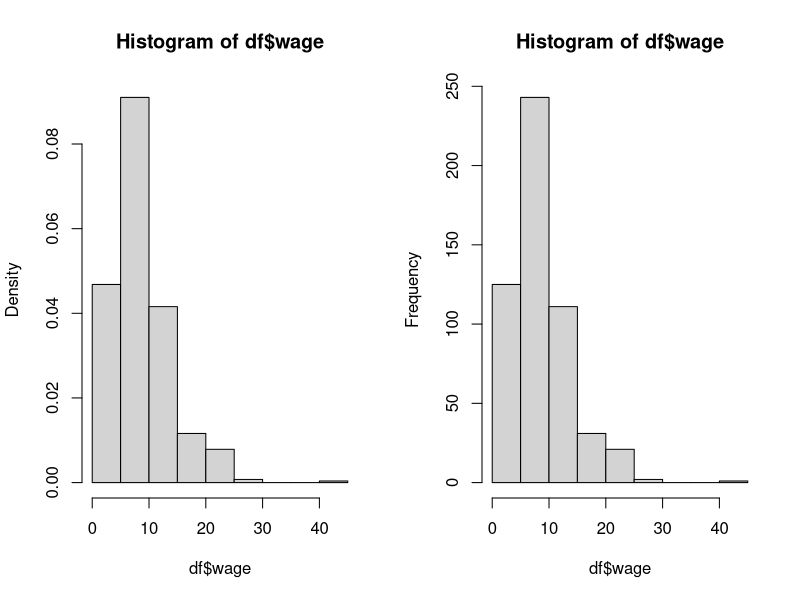
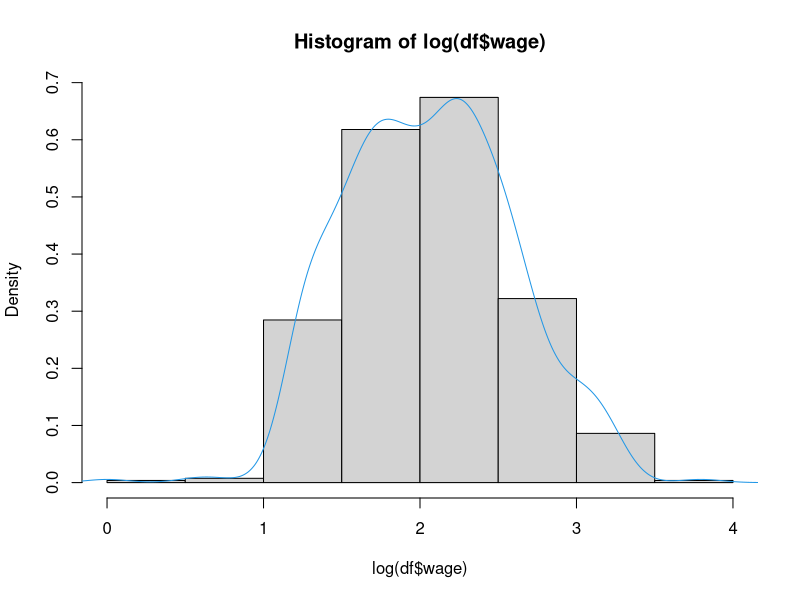
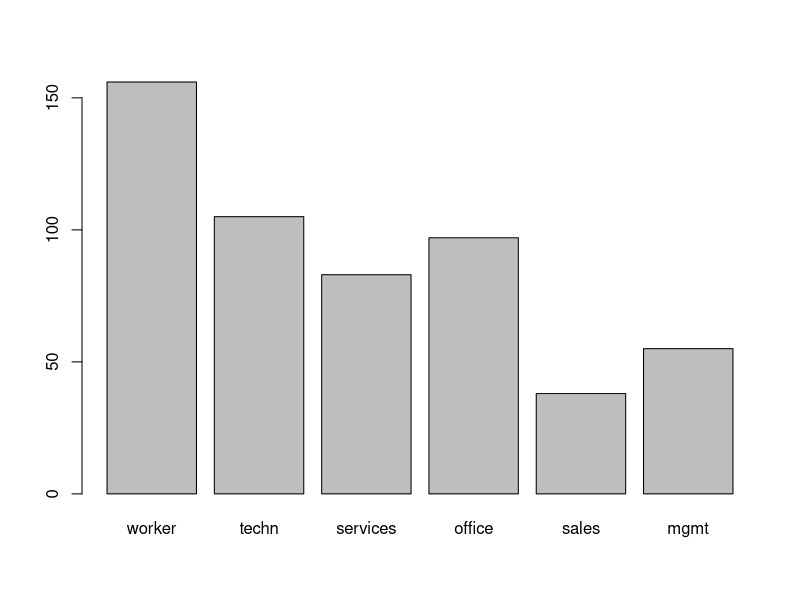
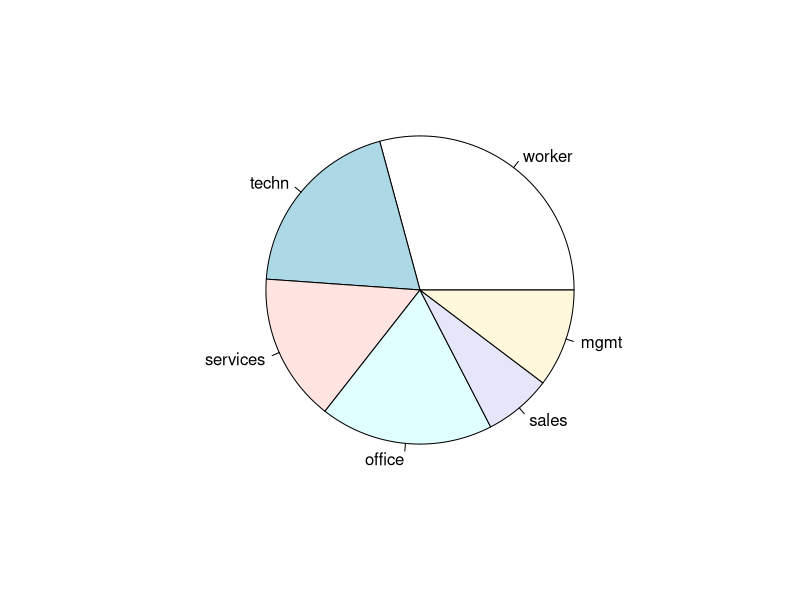
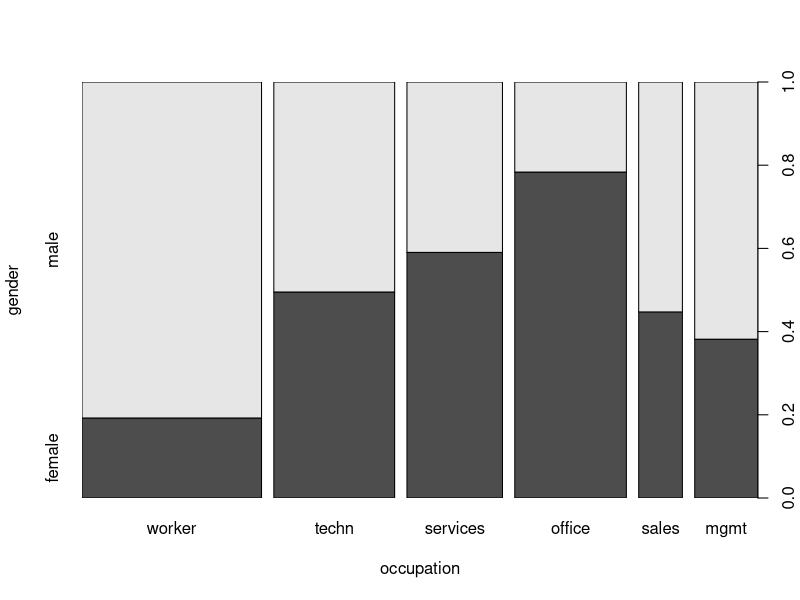
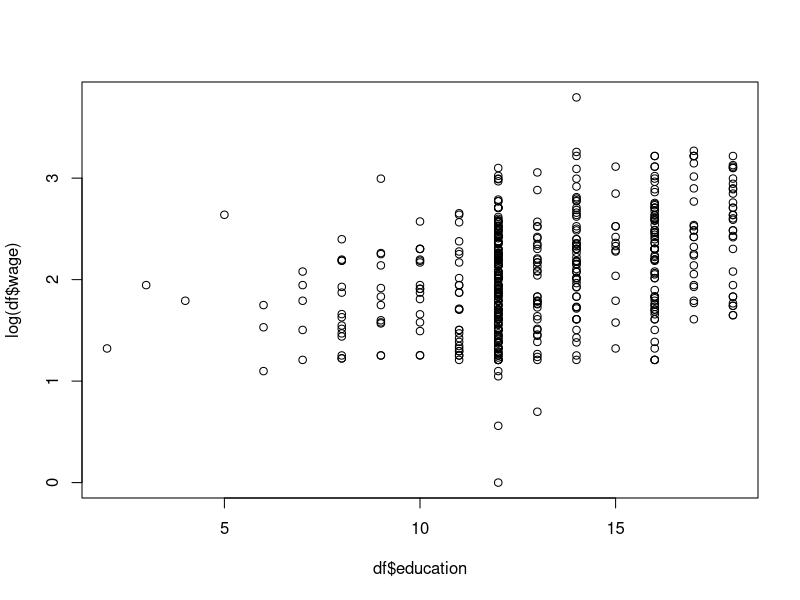
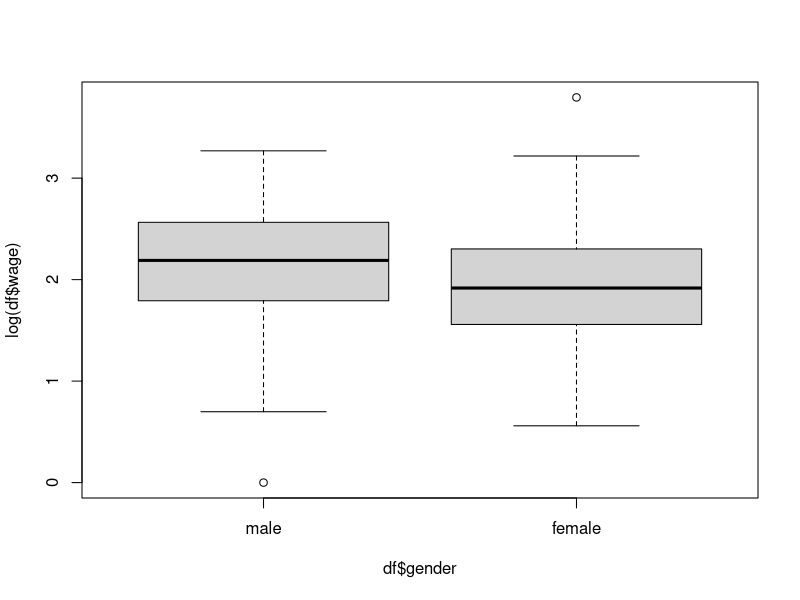
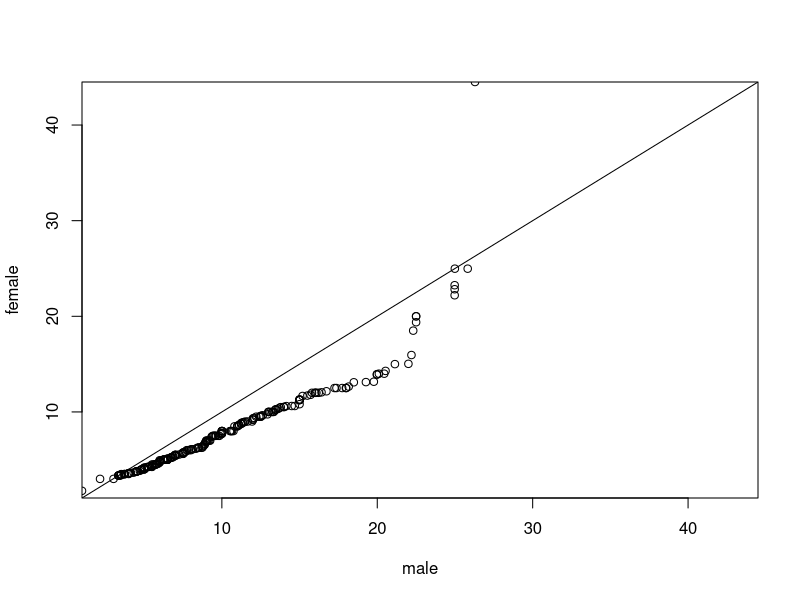

These figures' R source, in order:
#################################################
## Applied econometrics in R  - section 2.8 code
################################################

library(AER)


data("CPS1985")

df <- CPS1985

# can provide a summary with : 

str(df)
summary(df)
sapply(df,class)

head(df)
tail(df)


# can change the levels of a factor variable:

levels(df$occupation)

levels(df$occupation)[c(2,6)] <- c("techn","mgmt")


# we can attach, but I wont, because it is not a good idea:

summary(df$wage) # 5 number summary


mean(df$wage) # can also get each element separately

median(df$wage)

# also:

fivenum(df$wage)
# not as good:


# graphical summaries:

par(mfrow = c(1,2))

hist(df$wage, freq = FALSE ) # freq shows the densities)
hist(df$wage, freq = TRUE)

par(mfrow = c(1,1))

hist(log(df$wage), freq = FALSE)
lines ( density(log(df$wage)), col = 4) # the density function will plot the line of the density distribution


#############
## One categorical variable
#############

summary(df$occupation)
# provides counts of each level
# alternative:

table(df$occupation)

# for relative frequencies:
tab <- table(df$occupation)
prop.table( tab)

# best to visualize with barplots:

barplot(tab)
pie(tab)

#############
## Two categorical variables
#############

# create cross tabs with the stabs function

xtabs(~gender + occupation, data = df)

# mosaic plots can provide nice breakdowns of the variables:

plot(gender ~ occupation, data = df)
# width tells relative size of the group, and then breakdown shows the proportion

#############
## Two numeric variables
#############

# can use correltaion, remember that pearson correlation corefficient not necessarily good for positively or heavily skewed variables

cor(log(df$wage), df$education)
cor(log(df$wage), df$education, method = "spearman")
# basically the same and no 

# loot at a plot:

plot(log(df$wage) ~ df$education)

#############
## One numeric and one categorical variable
#############


# can look at by group means

tapply(log(df$wage), df$gender, mean)
# can replace with different calculations
tapply(log(df$wage), df$gender, summary)


# will auto do a box and whicker plot when you have this blend of variables:

plot(log(df$wage) ~ df$gender)


# good to look at a qqplot as well:

mwage <- subset(df, gender  == 'male')$wage
fwage <- subset(df, gender  == 'female')$wage
qqplot(mwage, fwage, xlim = range(df$wage), ylim = range(df$wage), xaxs = 'i', yaxs = 'i', 
       xlab = 'male',ylab = 'female')

abline(0, 1)
# what this shows is that the male wages at most quantiles is higher than the female wage at these quantiles
